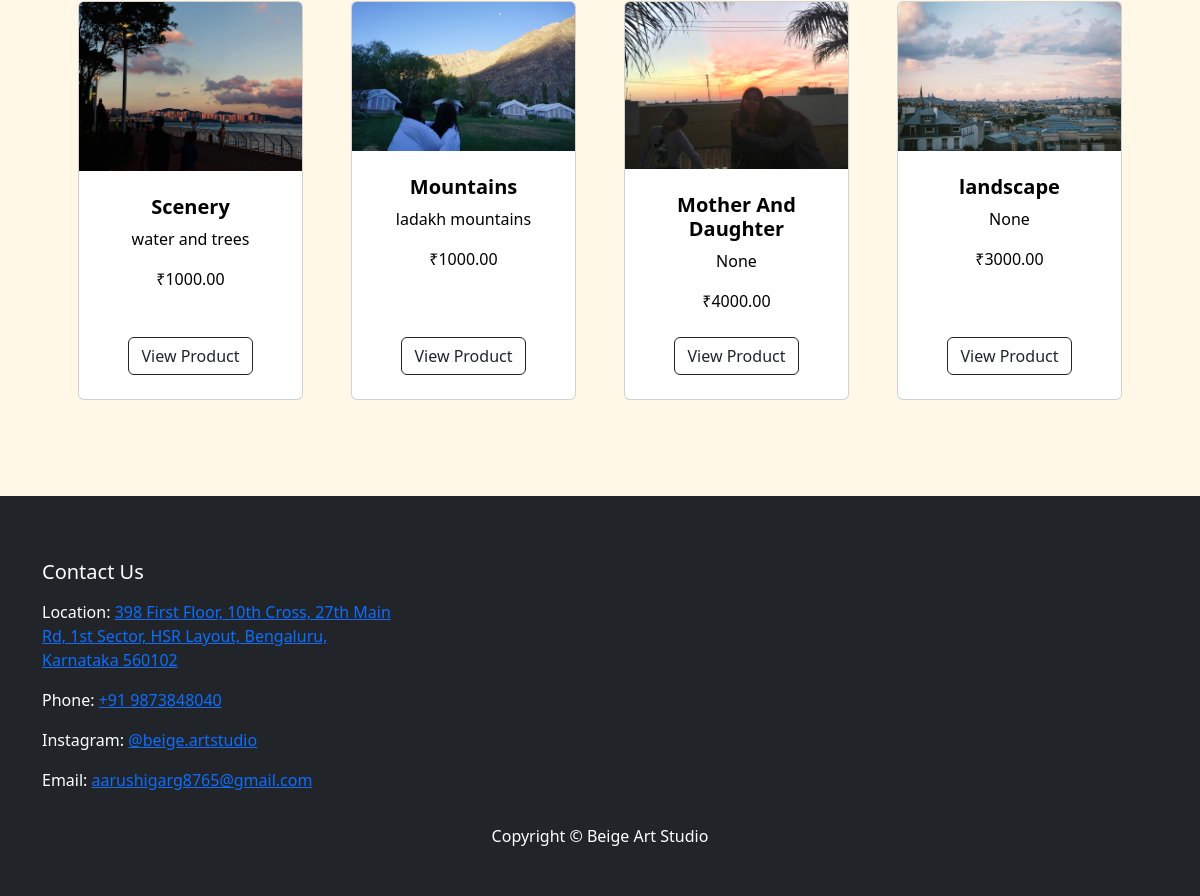
/ (lower part), run on an earlier commit of the app's database.
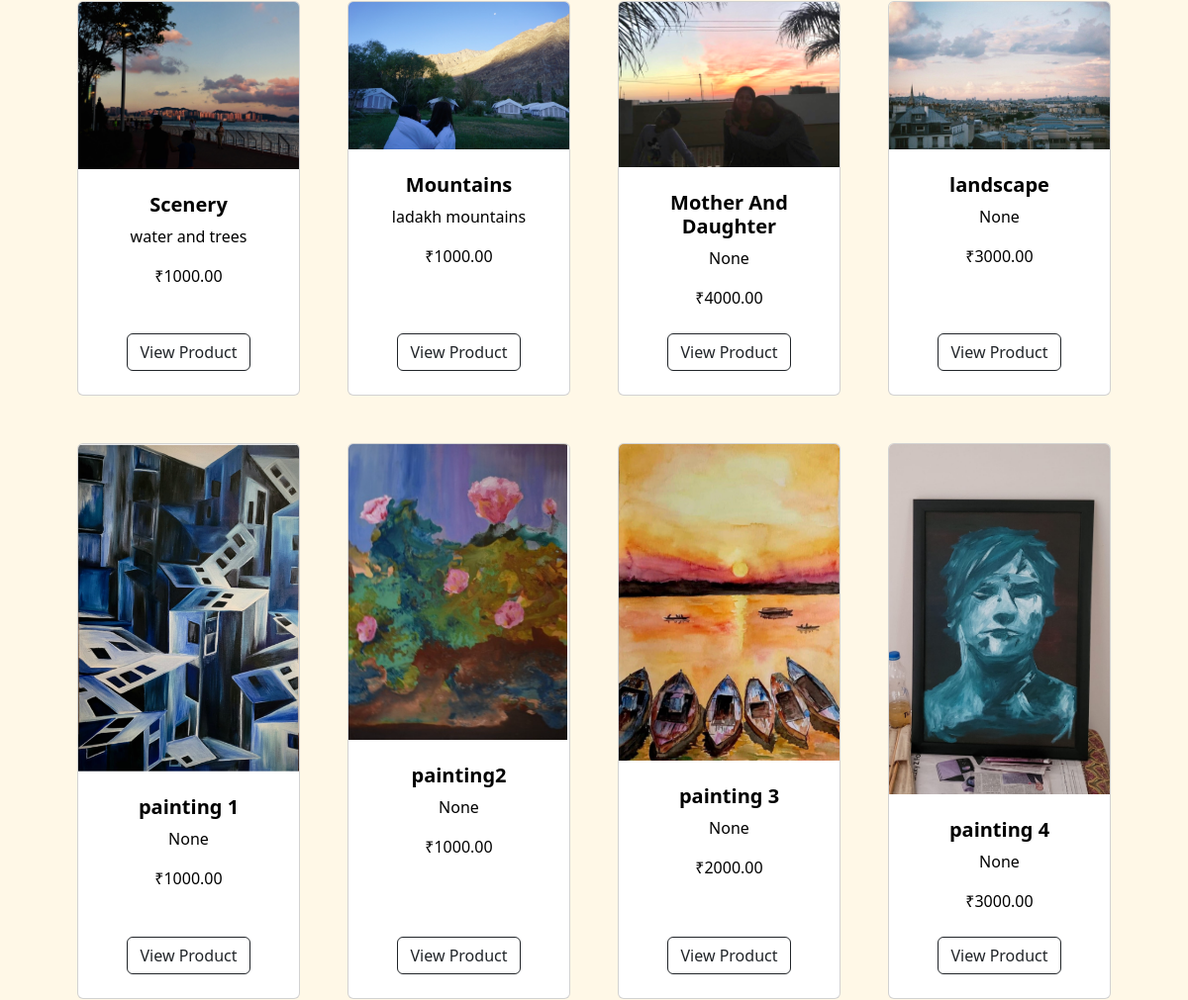
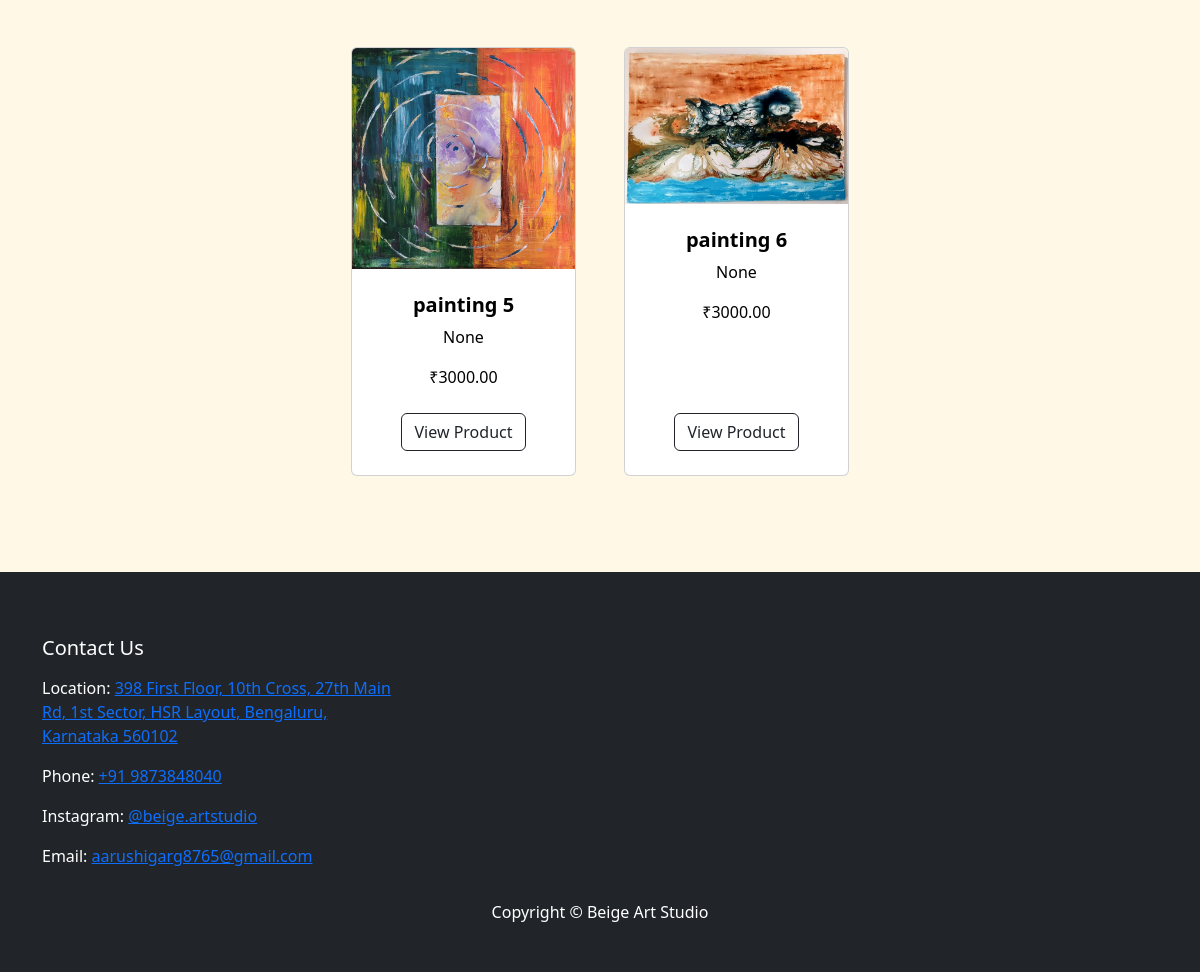
And on a later commit of the database (2 pictures, top to bottom).
### store/models.py (models this page shows, shortened)
class Product(models.Model):
    name = models.CharField(max_length=100)
    price = models.DecimalField(default=0, decimal_places=2, max_digits=6)
    category = models.ForeignKey(Category, on_delete=models.CASCADE, default=1)
    description = models.CharField(max_length=250, default='', blank=True, null=True)
    image = models.ImageField(upload_to='uploads/product/')
    is_sale = models.BooleanField(default=False)
    sale_price = models.DecimalField(default=0, decimal_places=2, max_digits=6)

### store/views.py (the view)
# urls.py: path('', views.home, name='home'),
def home(request):
    products=Product.objects.all()
    return render(request, 'home.html', {'products':products})

### cart/cart.py (called while the page is built)
    def __len__(self):
        return len(self.cart)

### cart/context_processors.py (called while the page is built)
def cart(request):
    return {'cart': Cart(request)}

### store/templates/home.html (shortened to what this page needs)
{% extends 'base.html' %}
{% load static %}
{% block content %}
        <section class="py-5">
            <div class="container px-4 px-lg-5 mt-5">
                <div class="row gx-4 gx-lg-5 row-cols-2 row-cols-md-3 row-cols-xl-4 justify-content-center">
                    {% for product in products %}
                    <div class="col mb-5">
                    <div class="card h-100">
                    <img class="card-img-top" src="{{ product.image.url }}" alt="{{ product.name }}" />
                    <div class="card-body p-4">
                    <div class="text-center">
                    <h5 class="fw-bolder">{{ product.name }}</h5>
                    <p>{{ product.description }}</p>
                    ₹{{ product.price }}
                    </div>
                    </div>
                    <div class="card-footer p-4 pt-0 border-top-0 bg-transparent">
                        <div class="text-center">
                            <a class="btn btn-outline-dark mt-auto" href="{% url 'product' product.id %}">View Product</a>
                        </div>
                    </div>
                    </div>
                    </div>
                    {% endfor %}
            </div>
        </section>
{% endblock %}

What changed in the data, as far as the page shows it:
added Product: image (picture), name "painting 1", description "None", price "1000.00"
added Product: image (picture), name "painting2", description "None", price "1000.00"
added Product: image (picture), name "painting 3", description "None", price "2000.00"
added Product: image (picture), name "painting 4", description "None", price "3000.00"
added Product: image (picture), name "painting 5", description "None", price "3000.00"
added Product: image (picture), name "painting 6", description "None", price "3000.00"
